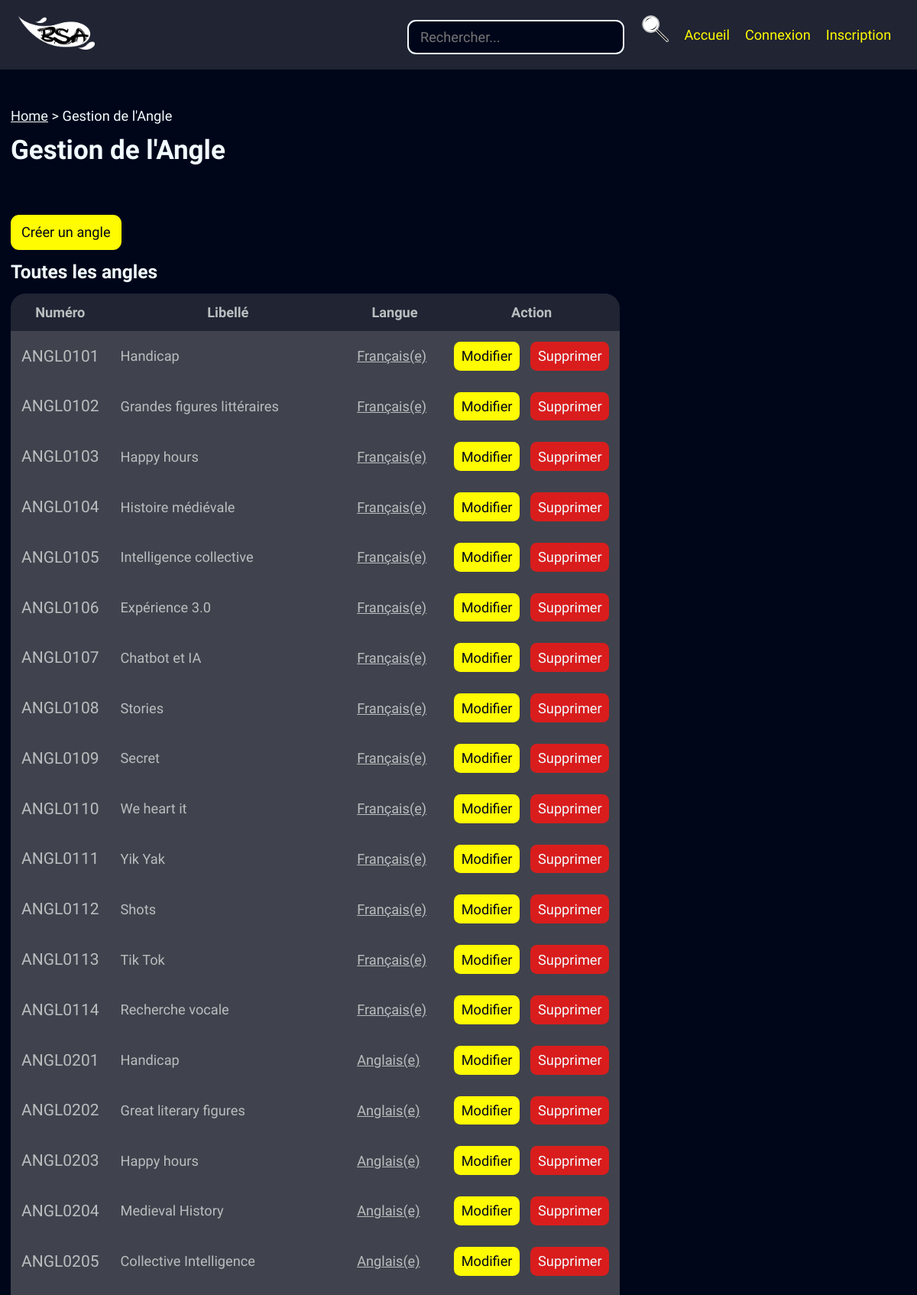
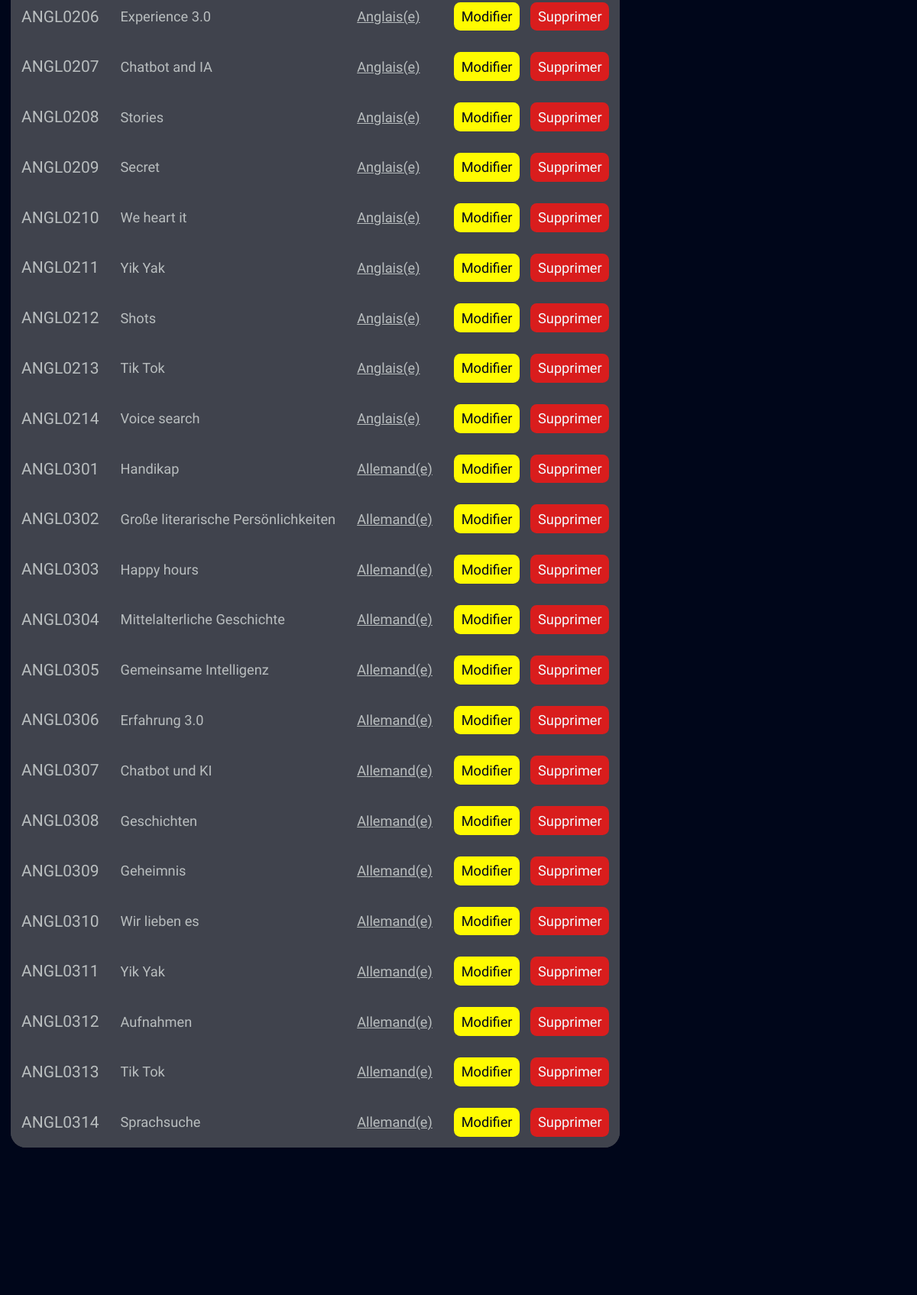
/back/angle/angle.php (upper part), run on the app's committed database (2 pictures, top to bottom).
### tables this page shows
create table angle
(
   numAngl varchar(8) not null,	 
   libAngl varchar(60) not null,	 
   numLang varchar(8) not null,	 
   primary key (numAngl)
);

create table langue
(
   numLang varchar(8) not null,   
   lib1Lang varchar(30),          
   lib2Lang varchar(60),          
   numPays char(4) null,          
   primary key (numLang)
);

### CLASS_CRUD/angle.class.php (called while the page is built, shortened)
<?php
require_once __DIR__ . '../../connect/database.php';
class angle{
	function get_AllAngles() {
		global $db;
		$query = 'SELECT * FROM angle INNER JOIN langue ON angle.numLang=langue.numLang;';
		$request = $db->query($query);
		$allAngles = $request->fetchAll();
		return($allAngles);
	}
}

### util/paths.php (called while the page is built, shortened)
<?php
function sitePath() {
    return realpath(__DIR__."/../");
}
function webSitePath($morePath="") {
    return preg_replace(
        '/\\\/',
        '/',
        str_replace(realpath($_SERVER["DOCUMENT_ROOT"]), '', sitePath())
    ).$morePath;
}
function webCrudPath($crud="") {
    return webSitePath('/BACK/'.$crud);
}
?>

### back/angle/angle.php (the view, shortened to what this page needs)
<?php
require_once __DIR__ . '/../../util/index.php';
require_once __DIR__ . '/../../class_crud/angle.class.php';
$monAngle = new angle();
include __DIR__ . '/../../layouts/back/head.php';
?>
	<a class="btn btn-lg" href="./createAngle.php" title="Créer un Angle">Créer un angle</a>
	<h3>Toutes les angles</h3>
	<table >
        <thead>
            <tr>
                <th>Numéro</th>
                <th>Libellé</th>
                <th>Langue</th>
                <th class="sticky-right">Action</th>
            </tr>
        </thead>
        <tbody>
        <?php
        $all = $monAngle->get_AllAngles();
        foreach($all as $row) {
        ?>
            <tr>
                <td><h4> <?= $row['numAngl']; ?> </h4></td>
                <td><?= $row['libAngl']; ?></td>
                <td><a href="<?=webCrudPath('langue/updateLangue.php?id='.$row['numLang'])?>"><?= $row['lib1Lang']; ?></a></td>
                <td class="actions sticky-right">
                    <a class="btn btn-md" href="./updateAngle.php?id=<?=$row['numAngl']; ?>" title="Modifier l'angle">Modifier</a>
                    <a class="btn btn-md btn-danger" href="<?= $row['numAngl']!=1?'./deleteAngle.php?id='.$row['numAngl']:'#'; ?>" title="Supprimer l'angle">Supprimer</a>
                </td>
            </tr>
        <?php }	 ?>
        </tbody>
    </table>
<?php require_once __DIR__ . '/../../layouts/back/foot.php'; ?>

### assets/css/var.css (style rules this page uses)
:root { font-size: 14px; --bg1: #00061A ; --bg2: #202433 ; --bg3: #40434D ; --p1: #F2FCFF ; --p2: #D5DDDF ; --p3:#B9BEBF ; --i:#FFFB00 ; --g1:#2F23D6 ; --g2:#4AC5E8 ; --g3:#D91D1D ; --g4:#EE7C0B ; --g5:#05C323 ; --g6:#EC03E5 ; --gFocus: #9da3f5; --h1: 400 6rem 'a Attack Graffiti', sans-serif; --h2: 700 2.5rem "Lexend Deca", sans-serif; --h3: 600 1.75rem "Lexend Deca", sans-serif; --h4: 500 1.5rem "Lexend Deca", sans-serif; --p: 300 1.3rem "Lexend Deca", sans-serif; --label: 200 1.125rem "Lexend Deca", sans-serif; --rounded-md: 0.6rem; --rounded-lg: 0.8rem; }

### assets/css/master.css (style rules this page uses)
body { background-color: var(--bg1); color: var(--p1); position: relative; width: 100%; }
* { box-sizing: border-box; margin: 0; padding: 0; background: var(--background); color: var(--color); outline: 0px solid transparent; }
.btn { --color: var(--bg1); --background: var(--i); text-decoration: none; font: var(--p); display: inline-block; text-align: center; cursor: pointer; border: none; transition: transform .2s, outline .2s; }
.btn.btn-lg { padding: 0.9rem 1rem; border-radius: var(--rounded-lg); }
.btn.btn-md { padding: 0.6rem 0.7rem; border-radius: var(--rounded-md); }
.btn.btn-danger { --background: var(--g3); --color: var(--p1); }
h1, h2, h3, h4 { margin-top: 1rem; margin-bottom: 1rem; }
h3, .font-h3 { font: var(--h3); }
h4, .font-h4 { font: var(--h4); }

### assets/css/admin.css (style rules this page uses)
table { display: block; position: relative; border-radius: 20px; padding: 0; overflow: hidden; border: none; font: var(--p); overflow-x: auto; overflow-y: auto; max-height: 80vh; max-width: 100%; }
table, th, td { border: hidden; border-collapse:collapse; }
table thead { position: sticky; top:0; border: none; padding: 1rem; color: var(--p3); background: var(--bg2); z-index: 10; }
table th { color: var(--p3); background: var(--bg2); }
table td { color: var(--p3); background: var(--bg3); }
table th, table td { height: auto; padding: 1rem 1rem; }
table .actions { display: flex; flex-flow: row nowrap; gap: 1rem; }
table .sticky-right { position: sticky; right: 0; }
table h4 { margin: 0; }
table tbody { border: none; padding: 1rem; color: var(--p1); background: var(--bg3); }

### data on the page
angle: numAngl "ANGL0101", libAngl "Handicap", numLang.lib1Lang "Français(e)"
angle: numAngl "ANGL0102", libAngl "Grandes figures littéraires", numLang.lib1Lang "Français(e)"
angle: numAngl "ANGL0103", libAngl "Happy hours", numLang.lib1Lang "Français(e)"
angle: numAngl "ANGL0104", libAngl "Histoire médiévale", numLang.lib1Lang "Français(e)"
angle: numAngl "ANGL0105", libAngl "Intelligence collective", numLang.lib1Lang "Français(e)"
angle: numAngl "ANGL0106", libAngl "Expérience 3.0", numLang.lib1Lang "Français(e)"
angle: numAngl "ANGL0107", libAngl "Chatbot et IA", numLang.lib1Lang "Français(e)"
angle: numAngl "ANGL0108", libAngl "Stories", numLang.lib1Lang "Français(e)"
angle: numAngl "ANGL0109", libAngl "Secret", numLang.lib1Lang "Français(e)"
angle: numAngl "ANGL0110", libAngl "We heart it", numLang.lib1Lang "Français(e)"
angle: numAngl "ANGL0111", libAngl "Yik Yak", numLang.lib1Lang "Français(e)"
angle: numAngl "ANGL0112", libAngl "Shots", numLang.lib1Lang "Français(e)"
angle: numAngl "ANGL0113", libAngl "Tik Tok", numLang.lib1Lang "Français(e)"
angle: numAngl "ANGL0114", libAngl "Recherche vocale", numLang.lib1Lang "Français(e)"
angle: numAngl "ANGL0201", libAngl "Handicap", numLang.lib1Lang "Anglais(e)"
angle: numAngl "ANGL0202", libAngl "Great literary figures", numLang.lib1Lang "Anglais(e)"
angle: numAngl "ANGL0203", libAngl "Happy hours", numLang.lib1Lang "Anglais(e)"
angle: numAngl "ANGL0204", libAngl "Medieval History", numLang.lib1Lang "Anglais(e)"
angle: numAngl "ANGL0205", libAngl "Collective Intelligence", numLang.lib1Lang "Anglais(e)"
angle: numAngl "ANGL0206", libAngl "Experience 3.0", numLang.lib1Lang "Anglais(e)"
angle: numAngl "ANGL0207", libAngl "Chatbot and IA", numLang.lib1Lang "Anglais(e)"
angle: numAngl "ANGL0208", libAngl "Stories", numLang.lib1Lang "Anglais(e)"
angle: numAngl "ANGL0209", libAngl "Secret", numLang.lib1Lang "Anglais(e)"
angle: numAngl "ANGL0210", libAngl "We heart it", numLang.lib1Lang "Anglais(e)"
angle: numAngl "ANGL0211", libAngl "Yik Yak", numLang.lib1Lang "Anglais(e)"
angle: numAngl "ANGL0212", libAngl "Shots", numLang.lib1Lang "Anglais(e)"
angle: numAngl "ANGL0213", libAngl "Tik Tok", numLang.lib1Lang "Anglais(e)"
angle: numAngl "ANGL0214", libAngl "Voice search", numLang.lib1Lang "Anglais(e)"
angle: numAngl "ANGL0301", libAngl "Handikap", numLang.lib1Lang "Allemand(e)"
angle: numAngl "ANGL0302", libAngl "Große literarische Persönlichkeiten", numLang.lib1Lang "Allemand(e)"
angle: numAngl "ANGL0303", libAngl "Happy hours", numLang.lib1Lang "Allemand(e)"
angle: numAngl "ANGL0304", libAngl "Mittelalterliche Geschichte", numLang.lib1Lang "Allemand(e)"
angle: numAngl "ANGL0305", libAngl "Gemeinsame Intelligenz", numLang.lib1Lang "Allemand(e)"
angle: numAngl "ANGL0306", libAngl "Erfahrung 3.0", numLang.lib1Lang "Allemand(e)"
angle: numAngl "ANGL0307", libAngl "Chatbot und KI", numLang.lib1Lang "Allemand(e)"
angle: numAngl "ANGL0308", libAngl "Geschichten", numLang.lib1Lang "Allemand(e)"
angle: numAngl "ANGL0309", libAngl "Geheimnis", numLang.lib1Lang "Allemand(e)"
angle: numAngl "ANGL0310", libAngl "Wir lieben es", numLang.lib1Lang "Allemand(e)"
angle: numAngl "ANGL0311", libAngl "Yik Yak", numLang.lib1Lang "Allemand(e)"
angle: numAngl "ANGL0312", libAngl "Aufnahmen", numLang.lib1Lang "Allemand(e)"
angle: numAngl "ANGL0313", libAngl "Tik Tok", numLang.lib1Lang "Allemand(e)"
angle: numAngl "ANGL0314", libAngl "Sprachsuche", numLang.lib1Lang "Allemand(e)"

### other printed values
$navItemLabel "Home"
$navItemLabel "Gestion de l'Angle"
$pageTitle "Gestion de l'Angle"
